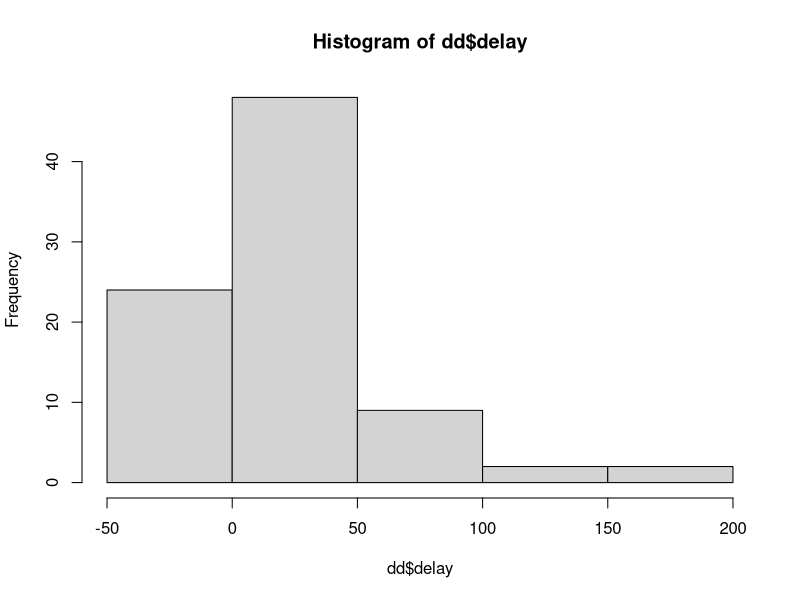

This chart was generated by the following R code:
## ---- chunk 1
library(readxl)
flights <- read_excel("flights.xlsx")
## ---- chunk 2
library(dplyr)
## ---- chunk 3
flights %>% filter(arr_delay > 100)
## ---- chunk 4
flights %>% filter(arr_delay > 100, day == 1)
## ---- chunk 5
flights %>% filter(arr_delay > 100 | day == 2)
## ---- chunk 6
flights %>% arrange(dep_delay)
## ---- chunk 7
flights %>% arrange(desc(dep_delay))
## ---- chunk 8
flights %>% arrange(dep_delay, arr_delay)
## ---- chunk 9
flights %>% select(air_time, dep_delay, arr_delay)
## ---- chunk 10
flights %>% select(carrier, flight, everything())
## ---- chunk 11
flights %>% select(-year, -month)
## ---- chunk 12
flights %>% 
  filter(arr_delay > 100) %>%
  arrange(arr_delay)
## ---- chunk 13
flights %>% 
  filter(arr_delay > 100) %>%
  arrange(arr_delay) %>%
  select(carrier, flight, arr_delay)
## ---- chunk 14
flights %>% mutate(gain = dep_delay - arr_delay)
## ---- chunk 15
flights %>% 
  mutate(gain = dep_delay - arr_delay) %>%
  select(tailnum, origin, dest, gain)
## ---- chunk 16
flights %>% 
  mutate(gain = dep_delay - arr_delay,
         hours = air_time / 60,
         gain_per_hour = gain / hours) %>%
  select(tailnum, origin, dest, gain, hours, gain_per_hour)
## ---- chunk 17
flights %>% 
  transmute(gain = dep_delay - arr_delay,
         hours = air_time / 60,
         gain_per_hour = gain / hours) 
## ---- chunk 18
flights %>% 
  summarize(mean_dist = mean(distance), 
            sd_dist = sd(distance))
## ---- chunk 19
flights %>%
  group_by(origin) %>%
  summarize(mean_dist = mean(distance))
## ---- chunk 20
flights %>%
  group_by(dest) %>%
  summarize(count = n(),
            delay = mean(arr_delay, na.rm = TRUE)) %>%
  arrange(desc(delay))
## ---- chunk 21
flights %>%
  group_by(carrier, dest) %>%
  summarize(count = n(),
            delay = mean(arr_delay, na.rm = TRUE)) %>%
  arrange(dest, desc(count))
## ---- chunk 22
dd <- flights %>%
  group_by(dest) %>%
  summarize(delay = mean(arr_delay, na.rm = TRUE)) 
hist(dd$delay)
